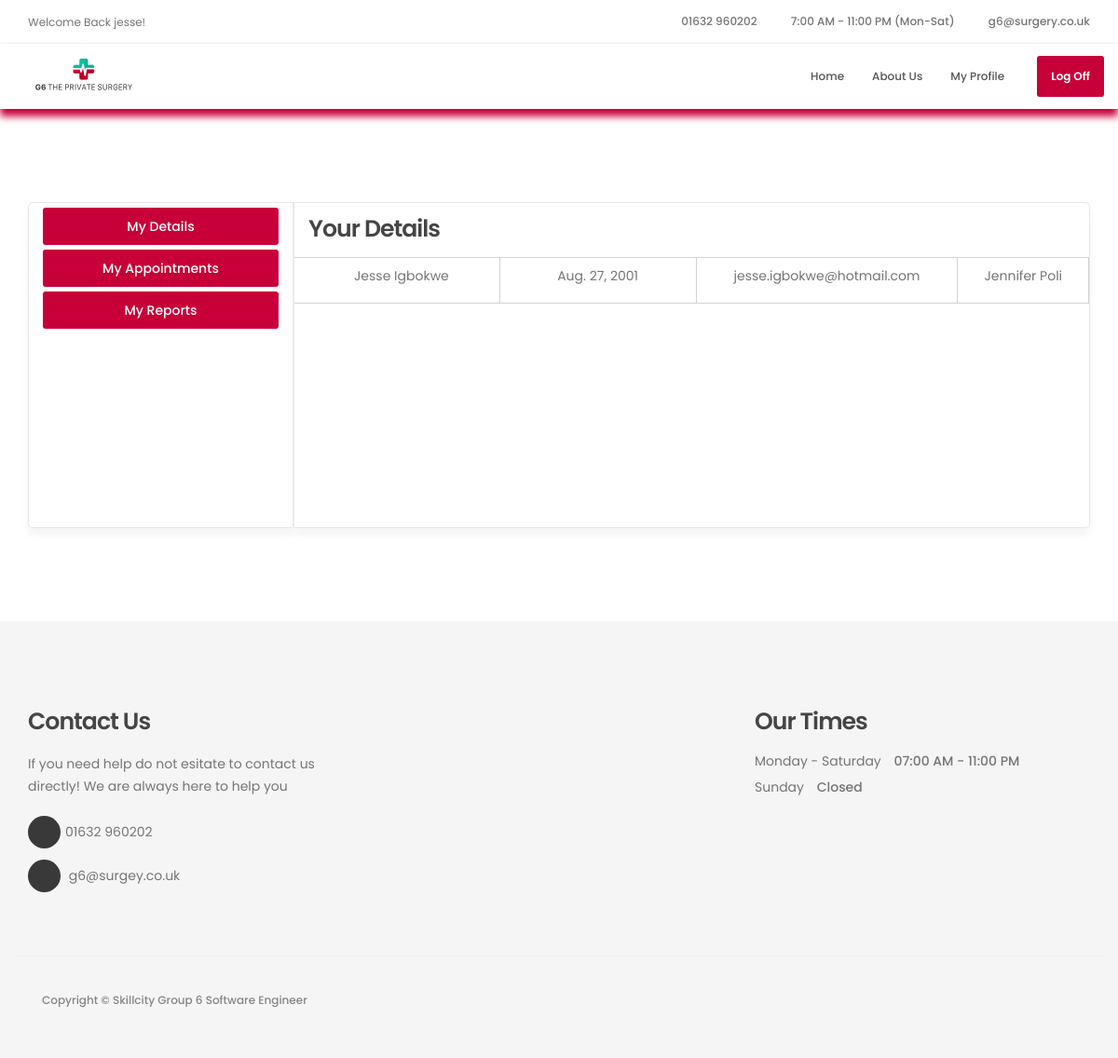
Page /profile (signed in) on the earlier database version.
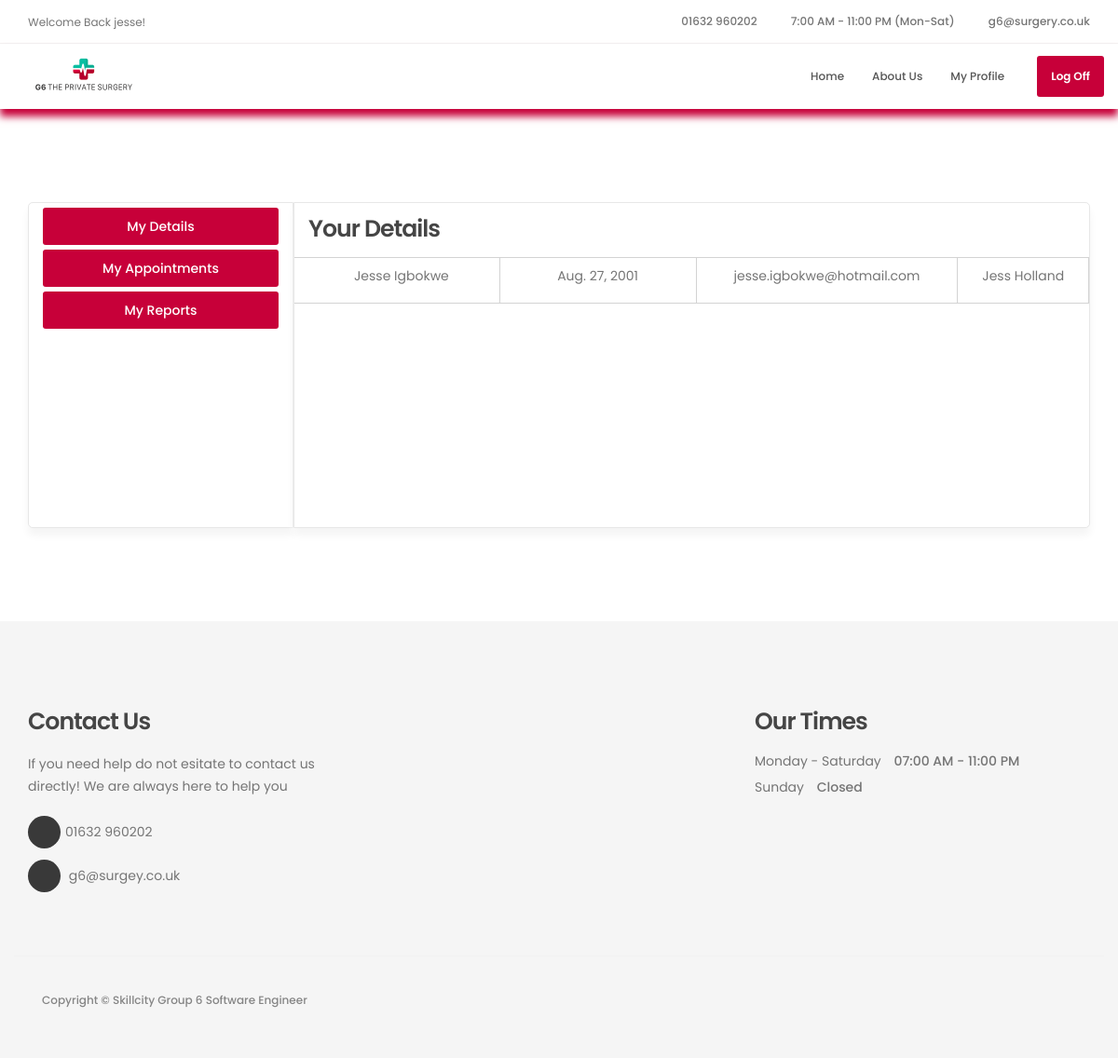
Same page on the later database version.
### g6/models.py (models this page shows)
class Patient(models.Model):
    user = models.OneToOneField(User, on_delete=models.CASCADE)
    date_of_birth = models.DateField(max_length=200)
    gender = models.CharField(max_length=200, choices=[('Male','Male'), ('Female', 'Female')])
    contact_number = models.IntegerField()
    personal_doctor = models.ForeignKey (
        'Doctor',
        on_delete=models.CASCADE,
    )

class Doctor(models.Model):
    user = models.OneToOneField(User, on_delete=models.CASCADE)
    department = models.CharField(max_length=200)

### g6/views.py (the view)
# urls.py: path('profile', views.profile, name="profile"),
def profile(request):
    patient = Patient.objects.get(user=request.user)
    all_appointments = Appointment.objects.filter(patient=patient)
    all_reports = Report.objects.filter(patient=patient)
    return render(request, 'my-profile.html', {'appointments': all_appointments, 'patient': patient, 'reports': all_reports})

### g6/templates/my-profile.html (shortened to what this page needs)
{% load static %}
<!DOCTYPE html>
<html lang="en-GB">
     {% include "header.html" %}
     <section id="team">
          <div class="container">
               <div class="row">
                    <div class="col-md-12 col-sm-12">
                         <div id="left-side-profile" class="col-md-3">
                              <div onclick="profileMenu()" id="my-details-button" class="profile-options-buttons appointment-btn"><h5>My Details</h5></div>
                              <div onclick="profileMenu()" id="my-appointment-button" class="profile-options-buttons appointment-btn"><h5>My Appointments</h5></div>
                              <div onclick="profileMenu()" id="my-report-button" class="profile-options-buttons appointment-btn"><h5>My Reports</h5></div>
                         </div>
                         <div id="right-side-profile" class="col-md-9">
                              <div id="details-section">
                                   <h4>Your Details</h4>
                                   <div class="row">
                                        <div style="padding-left: 10px; border-bottom: 1px solid lightgray; border-top: 1px solid lightgray; height: 50px; ">
                                             <div style="display:grid; justify-content:center; align-items: center; border-right: 1px solid lightgray; height: 100%;" class="col-md-3"><p>{{user.first_name}} {{user.last_name}}</p></div>
                                             <div style="display:grid; justify-content:center; align-items: center; border-right: 1px solid lightgray; height: 100%;" class="col-md-3"><p>{{patient.date_of_birth}}</p></div>
                                             <div style="display:grid; justify-content:center; align-items: center; border-right: 1px solid lightgray; height: 100%;" class="col-md-4"><p>{{user.email}}</p></div>
                                             <div style="display:grid; justify-content:center; align-items: center; border-right: 1px solid lightgray; height: 100%;" class="col-md-2"><p>{{patient.personal_doctor.user.first_name}} {{patient.personal_doctor.user.last_name}}</p></div>
                                        </div>
                                   </div>
                              </div>
                         </div>
                    </div>
               </div>
          </div>
     </section>
     {% include "footer.html" %}
</body>
</html>

### g6/templates/header.html (shortened to what this page needs)
{% load static %}
<head>
    <link rel="stylesheet" href="{% static 'g6/css/homepage/bootstrap.min.css' %}">
    <link rel="stylesheet" href="{% static 'g6/css/font-awesome.min.css' %}">
    <link rel="stylesheet" href="{% static 'g6/css/animate.css' %}">
    <link rel="stylesheet" href="{% static 'g6/css/owl.carousel.css' %}">
    <link rel="stylesheet" href="{% static 'g6/css/owl.theme.default.min.css' %}">
    <link rel="stylesheet" href="{% static 'g6/css/homepage/homepage-styling.css' %}">
</head>
<body id="top" data-spy="scroll" data-target=".navbar-collapse" data-offset="50">
    <header>
         <div class="container">
              <div class="row">
                   <div class="col-md-4 col-sm-5">
                         {% if user.is_authenticated %}
                              <p>Welcome Back {{user.username}}!</p>
                         {% else %}
                              <p>Register or Log In to book appoinments!</p>
                         {% endif %}
                   </div>
                   <div class="col-md-8 col-sm-7 text-align-right">
                        <span class="phone-icon"><i class="fa fa-phone"></i>01632 960202</span>
                        <span class="date-icon"><i class="fa fa-calendar-plus-o"></i> 7:00 AM - 11:00 PM (Mon-Sat)</span>
                        <span class="email-icon"><i class="fa fa-envelope-o"></i> <a href="#">g6@surgery.co.uk</a></span>
                   </div>
              </div>
         </div>
    </header>
    <section class="navbar navbar-default navbar-static-top" role="navigation">
         <div class="container">
              <div class="navbar-header">
                   <img src="{% static 'g6/img/logo.png' %}" style="height: 50px; width: auto" >
              </div>
              <div class="collapse navbar-collapse">
                   <ul class="nav navbar-nav navbar-right">
                        <li><a href="homepage" class="smoothScroll">Home</a></li>
                        {% if user.is_authenticated %}
                              <li><a href="about" class="smoothScroll">About Us</a></li>
                              <li><a href="profile" class="smoothScroll">My Profile</a></li>
                              <li class="appointment-btn"><a href="{% url 'logout' %}">Log Off</a></li>
                         {% else %}
                              <li class="appointment-btn"><a href="{% url 'login' %}">Log In</a></li>
                        {% endif %}
                   </ul>
              </div>
         </div>
    </section>

### g6/templates/footer.html (shortened to what this page needs)
{% load static %}
<footer data-stellar-background-ratio="5">
    <div class="container">
         <div class="row">
              <div class="col-md-4 col-sm-4">
                   <div class="footer-thumb">
                        <h4 class="wow fadeInUp" data-wow-delay="0.4s">Contact Us</h4>
                        <p>If you need help do not esitate to contact us directly! We are always here to help you</p>
                        <div class="contact-info">
                             <p><i class="fa fa-phone"></i>01632 960202</p>
                             <p><i class="fa fa-envelope-o"></i> <a href="#">g6@surgey.co.uk</a></p>
                        </div>
                   </div>
              </div>
              <div class="col-md-4 col-sm-4">
                   <div class="footer-thumb">
                        <div class="opening-hours">
                             <h4 class="wow fadeInUp" data-wow-delay="0.4s">Our Times</h4>
                             <p>Monday - Saturday <span>07:00 AM - 11:00 PM</span></p>
                             <p>Sunday <span>Closed</span></p>
                        </div>
                   </div>
              </div>
              <div class="col-md-12 col-sm-12 border-top">
                   <div class="col-md-4 col-sm-6">
                        <div class="copyright-text">
                             <p>Copyright &copy; Skillcity Group 6 Software Engineer </p>
                        </div>
                   </div>
              </div>
         </div>
    </div>
</footer>

### g6/static/g6/css/homepage/homepage-styling.css (style rules this page uses)
body { background: #ffffff; font-family: 'Poppins', sans-serif; overflow-x: hidden; }
#left-side-profile { background: white; height: 350px; border: 1px solid #e7e7e7; border-top-left-radius: 5px; border-bottom-left-radius: 5px; box-shadow: 0 8px 8px #F5F5F5; }
#right-side-profile { background: white; height: 350px; border: 1px solid #e7e7e7; border-top-right-radius: 5px; border-bottom-right-radius: 5px; box-shadow: 0 8px 8px #F5F5F5; }
.profile-options-buttons { border-radius: 3px; background: #C70039; height: 40px; margin-top: 5px; color: white; display: grid; justify-content: center; align-items: center; }
h1,h2,h3,h4,h5,h6 { font-weight: 600; line-height: inherit; }
h1,h2,h3,h4 { letter-spacing: -1px; }
h5 { font-weight: 500; }
h4 { color: #454545; font-size: 1.8em; padding-bottom: 2px; }
p { color: #757575; font-size: 14px; font-weight: normal; line-height: 24px; }
html { -webkit-font-smoothing: antialiased; }
a { color: #252525; -webkit-transition: 0.5s; transition: 0.5s; text-decoration: none !important; }
.text-align-right { text-align: right; }
.border-top { border-top: 1px solid #f2f2f2; margin-top: 4em; padding-top: 2.5em; }
#about, #team, #news, #news-detail { position: relative; padding-top: 100px; padding-bottom: 100px; }
header { background: #ffffff; border-bottom: 1px solid #f2f2f2; display: flex; height: 45px; }
header .col-md-8 { padding-right: 0; }
header p, header span { font-size: 12px; line-height: 24px; padding-top: 12px; }
header a, header span { color: #747474; }
header span { font-weight: 500; display: inline-block; padding: 11px 15px; }
header span.date-icon { border-left: 1px solid #f2f2f2; border-right: 1px solid #f2f2f2; padding-right: 19px; padding-left: 19px; }
header span i { color: #C70039; margin-right: 5px; }
.navbar-default { background: #ffffff; box-shadow: 0 8px 8px #C70039; border: none; margin-bottom: 0; padding: 10px; }
.navbar-default .navbar-nav li.appointment-btn { margin: 3px 0 0 20px; }
.navbar-default .navbar-nav li.appointment-btn a { background: #C70039; border-radius: 3px; color: #ffffff; font-weight: 600; padding-top: 12px; padding-bottom: 12px; }
.navbar-default .navbar-nav li a { color: #555555; font-size: 12px; font-weight: 500; padding-right: 20px; padding-left: 20px; -webkit-transition: all ease-in-out 0.4s; transition: all ease-in-out 0.4s; }
footer { padding-top: 80px; padding-bottom: 40px; background: #F5F5F5 }
footer h4 { padding-bottom: 5px; }
footer a { color: #757575; }
.contact-info { padding-top: 10px; }
.contact-info .fa { background: #393939; border-radius: 100%; color: #ffffff; font-size: 15px; width: 35px; height: 35px; line-height: 35px; text-align: center; margin-right: 5px; margin-bottom: 2px; }
.opening-hours p { line-height: 18px; }
.opening-hours span { font-weight: 500; display: inline-block; padding-left: 10px; }
.copyright-text p, .footer-link a { color: #858585; font-size: 12px; font-weight: 500; }
@media only screen and (max-width: 1200px) { header { height: inherit; } }
@media only screen and (max-width: 1200px) { header span.date-icon { border: 0; padding-right: 0; padding-left: 0; } }
@media only screen and (max-width: 1200px) { header span.email-icon { padding-top: 0; } }
@media only screen and (max-width: 1200px) { .navbar-default .navbar-nav li a { padding-right: 15px; padding-left: 15px; } }

Differences in the rows shown:
changed Patient: personal_doctor.user.first_name "Jennifer" → "Jess"; personal_doctor.user.last_name "Poli" → "Holland"
